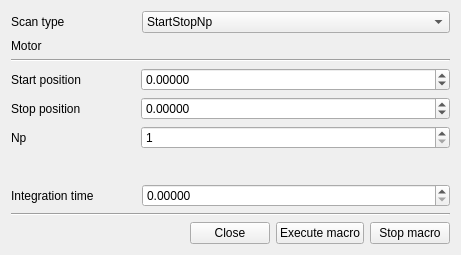
<?xml version="1.0" encoding="UTF-8"?>
<ui version="4.0">
 <class>Form</class>
 <widget class="TaurusWidget" name="Form">
  <property name="geometry">
   <rect>
    <x>0</x>
    <y>0</y>
    <width>461</width>
    <height>255</height>
   </rect>
  </property>
  <property name="sizePolicy">
   <sizepolicy hsizetype="Preferred" vsizetype="Fixed">
    <horstretch>0</horstretch>
    <verstretch>0</verstretch>
   </sizepolicy>
  </property>
  <property name="minimumSize">
   <size>
    <width>461</width>
    <height>255</height>
   </size>
  </property>
  <property name="maximumSize">
   <size>
    <width>461</width>
    <height>255</height>
   </size>
  </property>
  <property name="windowTitle">
   <string>Form</string>
  </property>
  <layout class="QGridLayout" name="gridLayout">
   <item row="0" column="0">
    <widget class="QLabel" name="label">
     <property name="minimumSize">
      <size>
       <width>120</width>
       <height>0</height>
      </size>
     </property>
     <property name="text">
      <string>Scan type</string>
     </property>
    </widget>
   </item>
   <item row="0" column="1">
    <widget class="QComboBox" name="scan_type">
     <item>
      <property name="text">
       <string>StartStopNp</string>
      </property>
     </item>
     <item>
      <property name="text">
       <string>RangeNp</string>
      </property>
     </item>
    </widget>
   </item>
   <item row="3" column="0" colspan="2">
    <widget class="QStackedWidget" name="controls_group">
     <property name="currentIndex">
      <number>0</number>
     </property>
     <widget class="QWidget" name="rangeStopNp">
      <layout class="QFormLayout" name="formLayout">
       <property name="horizontalSpacing">
        <number>10</number>
       </property>
       <property name="verticalSpacing">
        <number>6</number>
       </property>
       <property name="margin">
        <number>0</number>
       </property>
       <item row="0" column="0">
        <widget class="QLabel" name="label_12">
         <property name="minimumSize">
          <size>
           <width>120</width>
           <height>0</height>
          </size>
         </property>
         <property name="text">
          <string>Start position</string>
         </property>
        </widget>
       </item>
       <item row="0" column="1">
        <widget class="QDoubleSpinBox" name="StartStopNp_start_value">
         <property name="decimals">
          <number>5</number>
         </property>
         <property name="minimum">
          <double>-99999.000000000000000</double>
         </property>
         <property name="maximum">
          <double>99999.000000000000000</double>
         </property>
        </widget>
       </item>
       <item row="1" column="0">
        <widget class="QLabel" name="label_14">
         <property name="text">
          <string>Stop position</string>
         </property>
        </widget>
       </item>
       <item row="1" column="1">
        <widget class="QDoubleSpinBox" name="StartStopNp_stop_value">
         <property name="decimals">
          <number>5</number>
         </property>
         <property name="minimum">
          <double>-99999.000000000000000</double>
         </property>
         <property name="maximum">
          <double>99999.000000000000000</double>
         </property>
        </widget>
       </item>
       <item row="2" column="0">
        <widget class="QLabel" name="label_13">
         <property name="text">
          <string>Np</string>
         </property>
        </widget>
       </item>
       <item row="2" column="1">
        <widget class="QSpinBox" name="StartStopNp_np_value">
         <property name="minimum">
          <number>1</number>
         </property>
         <property name="maximum">
          <number>9999999</number>
         </property>
        </widget>
       </item>
      </layout>
     </widget>
     <widget class="QWidget" name="rangeNp">
      <layout class="QFormLayout" name="formLayout_2">
       <property name="fieldGrowthPolicy">
        <enum>QFormLayout::AllNonFixedFieldsGrow</enum>
       </property>
       <property name="horizontalSpacing">
        <number>10</number>
       </property>
       <property name="margin">
        <number>0</number>
       </property>
       <item row="0" column="0">
        <widget class="QLabel" name="label_15">
         <property name="minimumSize">
          <size>
           <width>120</width>
           <height>0</height>
          </size>
         </property>
         <property name="text">
          <string>Range</string>
         </property>
        </widget>
       </item>
       <item row="0" column="1">
        <widget class="QDoubleSpinBox" name="RangeNp_range_value">
         <property name="decimals">
          <number>5</number>
         </property>
         <property name="minimum">
          <double>-99999.000000000000000</double>
         </property>
         <property name="maximum">
          <double>99999.000000000000000</double>
         </property>
        </widget>
       </item>
       <item row="1" column="0">
        <widget class="QLabel" name="label_16">
         <property name="text">
          <string>Np</string>
         </property>
        </widget>
       </item>
       <item row="1" column="1">
        <widget class="QSpinBox" name="RangeNp_np_value">
         <property name="minimum">
          <number>1</number>
         </property>
         <property name="maximum">
          <number>9999999</number>
         </property>
        </widget>
       </item>
      </layout>
     </widget>
    </widget>
   </item>
   <item row="2" column="0" colspan="2">
    <widget class="Line" name="line">
     <property name="orientation">
      <enum>Qt::Horizontal</enum>
     </property>
    </widget>
   </item>
   <item row="1" column="0">
    <widget class="QLabel" name="label_7">
     <property name="minimumSize">
      <size>
       <width>120</width>
       <height>0</height>
      </size>
     </property>
     <property name="text">
      <string>Motor</string>
     </property>
    </widget>
   </item>
   <item row="4" column="0">
    <widget class="QLabel" name="label_11">
     <property name="minimumSize">
      <size>
       <width>125</width>
       <height>0</height>
      </size>
     </property>
     <property name="styleSheet">
      <string notr="true">m</string>
     </property>
     <property name="text">
      <string>Integration time  </string>
     </property>
    </widget>
   </item>
   <item row="4" column="1">
    <widget class="QDoubleSpinBox" name="macro_integration_time">
     <property name="decimals">
      <number>5</number>
     </property>
     <property name="minimum">
      <double>0.000000000000000</double>
     </property>
     <property name="maximum">
      <double>99999.000000000000000</double>
     </property>
    </widget>
   </item>
   <item row="7" column="1">
    <layout class="QHBoxLayout" name="horizontalLayout_4">
     <item>
      <spacer name="horizontalSpacer_2">
       <property name="orientation">
        <enum>Qt::Horizontal</enum>
       </property>
       <property name="sizeHint" stdset="0">
        <size>
         <width>40</width>
         <height>20</height>
        </size>
       </property>
      </spacer>
     </item>
     <item>
      <widget class="QPushButton" name="close_button">
       <property name="text">
        <string>Close</string>
       </property>
      </widget>
     </item>
     <item>
      <widget class="QPushButton" name="execute_button">
       <property name="sizePolicy">
        <sizepolicy hsizetype="Fixed" vsizetype="Fixed">
         <horstretch>0</horstretch>
         <verstretch>0</verstretch>
        </sizepolicy>
       </property>
       <property name="text">
        <string>Execute macro</string>
       </property>
      </widget>
     </item>
     <item>
      <widget class="QPushButton" name="stop_button">
       <property name="text">
        <string>Stop macro</string>
       </property>
       <property name="flat">
        <bool>false</bool>
       </property>
      </widget>
     </item>
    </layout>
   </item>
   <item row="6" column="0" colspan="2">
    <widget class="Line" name="line_2">
     <property name="orientation">
      <enum>Qt::Horizontal</enum>
     </property>
    </widget>
   </item>
  </layout>
 </widget>
 <customwidgets>
  <customwidget>
   <class>TaurusWidget</class>
   <extends>QWidget</extends>
   <header>taurus.qt.qtgui.container</header>
   <container>1</container>
  </customwidget>
 </customwidgets>
 <resources/>
 <connections>
  <connection>
   <sender>scan_type</sender>
   <signal>currentIndexChanged(int)</signal>
   <receiver>Form</receiver>
   <slot>action_change_type(int)</slot>
   <hints>
    <hint type="sourcelabel">
     <x>163</x>
     <y>29</y>
    </hint>
    <hint type="destinationlabel">
     <x>418</x>
     <y>239</y>
    </hint>
   </hints>
  </connection>
  <connection>
   <sender>close_button</sender>
   <signal>clicked()</signal>
   <receiver>Form</receiver>
   <slot>close()</slot>
   <hints>
    <hint type="sourcelabel">
     <x>203</x>
     <y>245</y>
    </hint>
    <hint type="destinationlabel">
     <x>266</x>
     <y>264</y>
    </hint>
   </hints>
  </connection>
  <connection>
   <sender>execute_button</sender>
   <signal>clicked()</signal>
   <receiver>Form</receiver>
   <slot>action_execute_macro()</slot>
   <hints>
    <hint type="sourcelabel">
     <x>313</x>
     <y>242</y>
    </hint>
    <hint type="destinationlabel">
     <x>375</x>
     <y>263</y>
    </hint>
   </hints>
  </connection>
  <connection>
   <sender>stop_button</sender>
   <signal>clicked()</signal>
   <receiver>Form</receiver>
   <slot>action_stop_macro()</slot>
   <hints>
    <hint type="sourcelabel">
     <x>387</x>
     <y>249</y>
    </hint>
    <hint type="destinationlabel">
     <x>102</x>
     <y>264</y>
    </hint>
   </hints>
  </connection>
 </connections>
 <slots>
  <slot>action_execute_macro()</slot>
  <slot>action_reset_values()</slot>
  <slot>action_change_type(int)</slot>
  <slot>action_stop_macro()</slot>
 </slots>
</ui>
